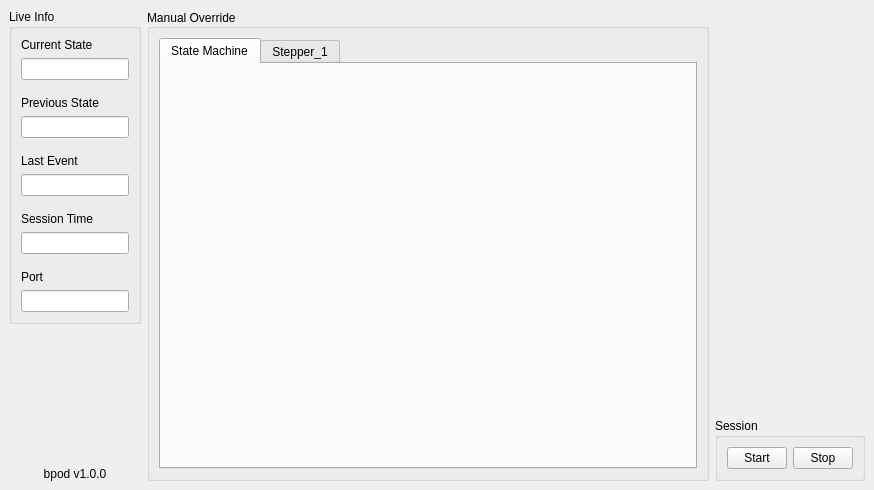
<?xml version="1.0" encoding="UTF-8"?>
<ui version="4.0">
 <class>MainWindow</class>
 <widget class="QMainWindow" name="MainWindow">
  <property name="windowModality">
   <enum>Qt::WindowModal</enum>
  </property>
  <property name="geometry">
   <rect>
    <x>0</x>
    <y>0</y>
    <width>874</width>
    <height>490</height>
   </rect>
  </property>
  <property name="windowTitle">
   <string>Bpod Console</string>
  </property>
  <widget class="QWidget" name="centralwidget">
   <property name="autoFillBackground">
    <bool>false</bool>
   </property>
   <property name="styleSheet">
    <string notr="true"/>
   </property>
   <layout class="QHBoxLayout" name="horizontalLayout">
    <item>
     <widget class="QFrame" name="verticalFrame">
      <property name="enabled">
       <bool>true</bool>
      </property>
      <property name="sizePolicy">
       <sizepolicy hsizetype="Fixed" vsizetype="Preferred">
        <horstretch>0</horstretch>
        <verstretch>0</verstretch>
       </sizepolicy>
      </property>
      <property name="minimumSize">
       <size>
        <width>0</width>
        <height>0</height>
       </size>
      </property>
      <property name="maximumSize">
       <size>
        <width>150</width>
        <height>16777215</height>
       </size>
      </property>
      <property name="frameShape">
       <enum>QFrame::NoFrame</enum>
      </property>
      <property name="lineWidth">
       <number>0</number>
      </property>
      <layout class="QVBoxLayout" name="verticalLayout_2">
       <property name="spacing">
        <number>0</number>
       </property>
       <property name="leftMargin">
        <number>0</number>
       </property>
       <property name="topMargin">
        <number>0</number>
       </property>
       <property name="rightMargin">
        <number>0</number>
       </property>
       <property name="bottomMargin">
        <number>0</number>
       </property>
       <item>
        <widget class="QGroupBox" name="groupBoxLiveInfo">
         <property name="sizePolicy">
          <sizepolicy hsizetype="Expanding" vsizetype="Fixed">
           <horstretch>0</horstretch>
           <verstretch>0</verstretch>
          </sizepolicy>
         </property>
         <property name="maximumSize">
          <size>
           <width>16777215</width>
           <height>16777215</height>
          </size>
         </property>
         <property name="title">
          <string>Live Info</string>
         </property>
         <layout class="QVBoxLayout" name="verticalLayout">
          <item>
           <widget class="QLabel" name="labelCurrentState">
            <property name="sizePolicy">
             <sizepolicy hsizetype="Expanding" vsizetype="Fixed">
              <horstretch>0</horstretch>
              <verstretch>0</verstretch>
             </sizepolicy>
            </property>
            <property name="text">
             <string>Current State</string>
            </property>
           </widget>
          </item>
          <item>
           <widget class="QLineEdit" name="lineEditCurrentState">
            <property name="enabled">
             <bool>true</bool>
            </property>
            <property name="sizePolicy">
             <sizepolicy hsizetype="Expanding" vsizetype="Fixed">
              <horstretch>0</horstretch>
              <verstretch>0</verstretch>
             </sizepolicy>
            </property>
            <property name="maximumSize">
             <size>
              <width>16777215</width>
              <height>16777215</height>
             </size>
            </property>
            <property name="mouseTracking">
             <bool>false</bool>
            </property>
            <property name="focusPolicy">
             <enum>Qt::NoFocus</enum>
            </property>
            <property name="acceptDrops">
             <bool>false</bool>
            </property>
            <property name="frame">
             <bool>true</bool>
            </property>
            <property name="readOnly">
             <bool>true</bool>
            </property>
            <property name="placeholderText">
             <string/>
            </property>
            <property name="clearButtonEnabled">
             <bool>false</bool>
            </property>
           </widget>
          </item>
          <item>
           <spacer name="verticalSpacer_2">
            <property name="orientation">
             <enum>Qt::Vertical</enum>
            </property>
            <property name="sizeType">
             <enum>QSizePolicy::Minimum</enum>
            </property>
            <property name="sizeHint" stdset="0">
             <size>
              <width>20</width>
              <height>10</height>
             </size>
            </property>
           </spacer>
          </item>
          <item>
           <widget class="QLabel" name="labelPreviousState">
            <property name="sizePolicy">
             <sizepolicy hsizetype="Expanding" vsizetype="Fixed">
              <horstretch>0</horstretch>
              <verstretch>0</verstretch>
             </sizepolicy>
            </property>
            <property name="text">
             <string>Previous State</string>
            </property>
           </widget>
          </item>
          <item>
           <widget class="QLineEdit" name="lineEditPreviousState">
            <property name="enabled">
             <bool>true</bool>
            </property>
            <property name="sizePolicy">
             <sizepolicy hsizetype="Expanding" vsizetype="Fixed">
              <horstretch>0</horstretch>
              <verstretch>0</verstretch>
             </sizepolicy>
            </property>
            <property name="mouseTracking">
             <bool>false</bool>
            </property>
            <property name="focusPolicy">
             <enum>Qt::NoFocus</enum>
            </property>
            <property name="acceptDrops">
             <bool>false</bool>
            </property>
            <property name="frame">
             <bool>true</bool>
            </property>
            <property name="readOnly">
             <bool>true</bool>
            </property>
            <property name="placeholderText">
             <string/>
            </property>
            <property name="clearButtonEnabled">
             <bool>false</bool>
            </property>
           </widget>
          </item>
          <item>
           <spacer name="verticalSpacer_3">
            <property name="orientation">
             <enum>Qt::Vertical</enum>
            </property>
            <property name="sizeType">
             <enum>QSizePolicy::Minimum</enum>
            </property>
            <property name="sizeHint" stdset="0">
             <size>
              <width>20</width>
              <height>10</height>
             </size>
            </property>
           </spacer>
          </item>
          <item>
           <widget class="QLabel" name="labelLastEvent">
            <property name="sizePolicy">
             <sizepolicy hsizetype="Expanding" vsizetype="Fixed">
              <horstretch>0</horstretch>
              <verstretch>0</verstretch>
             </sizepolicy>
            </property>
            <property name="text">
             <string>Last Event</string>
            </property>
           </widget>
          </item>
          <item>
           <widget class="QLineEdit" name="lineEditLastEvent">
            <property name="enabled">
             <bool>true</bool>
            </property>
            <property name="sizePolicy">
             <sizepolicy hsizetype="Expanding" vsizetype="Fixed">
              <horstretch>0</horstretch>
              <verstretch>0</verstretch>
             </sizepolicy>
            </property>
            <property name="mouseTracking">
             <bool>false</bool>
            </property>
            <property name="focusPolicy">
             <enum>Qt::NoFocus</enum>
            </property>
            <property name="acceptDrops">
             <bool>false</bool>
            </property>
            <property name="frame">
             <bool>true</bool>
            </property>
            <property name="readOnly">
             <bool>true</bool>
            </property>
            <property name="placeholderText">
             <string/>
            </property>
            <property name="clearButtonEnabled">
             <bool>false</bool>
            </property>
           </widget>
          </item>
          <item>
           <spacer name="verticalSpacer_4">
            <property name="orientation">
             <enum>Qt::Vertical</enum>
            </property>
            <property name="sizeType">
             <enum>QSizePolicy::Minimum</enum>
            </property>
            <property name="sizeHint" stdset="0">
             <size>
              <width>20</width>
              <height>10</height>
             </size>
            </property>
           </spacer>
          </item>
          <item>
           <widget class="QLabel" name="labelSessionTime">
            <property name="sizePolicy">
             <sizepolicy hsizetype="Expanding" vsizetype="Fixed">
              <horstretch>0</horstretch>
              <verstretch>0</verstretch>
             </sizepolicy>
            </property>
            <property name="text">
             <string>Session Time</string>
            </property>
           </widget>
          </item>
          <item>
           <widget class="QLineEdit" name="lineEditSessionTime">
            <property name="enabled">
             <bool>true</bool>
            </property>
            <property name="sizePolicy">
             <sizepolicy hsizetype="Expanding" vsizetype="Fixed">
              <horstretch>0</horstretch>
              <verstretch>0</verstretch>
             </sizepolicy>
            </property>
            <property name="mouseTracking">
             <bool>false</bool>
            </property>
            <property name="focusPolicy">
             <enum>Qt::NoFocus</enum>
            </property>
            <property name="acceptDrops">
             <bool>false</bool>
            </property>
            <property name="text">
             <string/>
            </property>
            <property name="frame">
             <bool>true</bool>
            </property>
            <property name="readOnly">
             <bool>true</bool>
            </property>
            <property name="placeholderText">
             <string/>
            </property>
            <property name="clearButtonEnabled">
             <bool>false</bool>
            </property>
           </widget>
          </item>
          <item>
           <spacer name="verticalSpacer_5">
            <property name="orientation">
             <enum>Qt::Vertical</enum>
            </property>
            <property name="sizeType">
             <enum>QSizePolicy::Minimum</enum>
            </property>
            <property name="sizeHint" stdset="0">
             <size>
              <width>20</width>
              <height>10</height>
             </size>
            </property>
           </spacer>
          </item>
          <item>
           <widget class="QLabel" name="labelPort">
            <property name="sizePolicy">
             <sizepolicy hsizetype="Expanding" vsizetype="Fixed">
              <horstretch>0</horstretch>
              <verstretch>0</verstretch>
             </sizepolicy>
            </property>
            <property name="text">
             <string>Port</string>
            </property>
           </widget>
          </item>
          <item>
           <widget class="QLineEdit" name="lineEditPort">
            <property name="enabled">
             <bool>true</bool>
            </property>
            <property name="sizePolicy">
             <sizepolicy hsizetype="Expanding" vsizetype="Fixed">
              <horstretch>0</horstretch>
              <verstretch>0</verstretch>
             </sizepolicy>
            </property>
            <property name="mouseTracking">
             <bool>false</bool>
            </property>
            <property name="focusPolicy">
             <enum>Qt::NoFocus</enum>
            </property>
            <property name="acceptDrops">
             <bool>false</bool>
            </property>
            <property name="frame">
             <bool>true</bool>
            </property>
            <property name="readOnly">
             <bool>true</bool>
            </property>
            <property name="placeholderText">
             <string/>
            </property>
            <property name="clearButtonEnabled">
             <bool>false</bool>
            </property>
           </widget>
          </item>
         </layout>
        </widget>
       </item>
       <item>
        <spacer name="verticalSpacer">
         <property name="orientation">
          <enum>Qt::Vertical</enum>
         </property>
         <property name="sizeHint" stdset="0">
          <size>
           <width>20</width>
           <height>40</height>
          </size>
         </property>
        </spacer>
       </item>
       <item>
        <widget class="QLabel" name="labelVersion">
         <property name="sizePolicy">
          <sizepolicy hsizetype="MinimumExpanding" vsizetype="Fixed">
           <horstretch>0</horstretch>
           <verstretch>0</verstretch>
          </sizepolicy>
         </property>
         <property name="minimumSize">
          <size>
           <width>0</width>
           <height>0</height>
          </size>
         </property>
         <property name="maximumSize">
          <size>
           <width>16777215</width>
           <height>16777215</height>
          </size>
         </property>
         <property name="text">
          <string>bpod v1.0.0</string>
         </property>
         <property name="alignment">
          <set>Qt::AlignCenter</set>
         </property>
        </widget>
       </item>
      </layout>
     </widget>
    </item>
    <item>
     <widget class="QGroupBox" name="groupBoxManualOverride">
      <property name="sizePolicy">
       <sizepolicy hsizetype="MinimumExpanding" vsizetype="MinimumExpanding">
        <horstretch>0</horstretch>
        <verstretch>0</verstretch>
       </sizepolicy>
      </property>
      <property name="minimumSize">
       <size>
        <width>550</width>
        <height>450</height>
       </size>
      </property>
      <property name="styleSheet">
       <string notr="true"/>
      </property>
      <property name="title">
       <string>Manual Override</string>
      </property>
      <property name="alignment">
       <set>Qt::AlignLeading|Qt::AlignLeft|Qt::AlignVCenter</set>
      </property>
      <property name="flat">
       <bool>true</bool>
      </property>
      <layout class="QVBoxLayout" name="verticalLayout_3">
       <item>
        <widget class="QTabWidget" name="tabWidget">
         <property name="accessibleName">
          <string/>
         </property>
         <property name="tabPosition">
          <enum>QTabWidget::North</enum>
         </property>
         <property name="tabShape">
          <enum>QTabWidget::Rounded</enum>
         </property>
         <property name="currentIndex">
          <number>0</number>
         </property>
         <property name="documentMode">
          <bool>false</bool>
         </property>
         <property name="tabsClosable">
          <bool>false</bool>
         </property>
         <property name="movable">
          <bool>false</bool>
         </property>
         <property name="tabBarAutoHide">
          <bool>false</bool>
         </property>
         <widget class="QWidget" name="tab">
          <attribute name="title">
           <string>State Machine</string>
          </attribute>
         </widget>
         <widget class="QWidget" name="tab_2">
          <attribute name="title">
           <string>Stepper_1</string>
          </attribute>
         </widget>
        </widget>
       </item>
      </layout>
     </widget>
    </item>
    <item>
     <widget class="QFrame" name="verticalFrame_2">
      <property name="sizePolicy">
       <sizepolicy hsizetype="Fixed" vsizetype="Preferred">
        <horstretch>0</horstretch>
        <verstretch>0</verstretch>
       </sizepolicy>
      </property>
      <property name="minimumSize">
       <size>
        <width>150</width>
        <height>0</height>
       </size>
      </property>
      <property name="maximumSize">
       <size>
        <width>150</width>
        <height>16777215</height>
       </size>
      </property>
      <property name="lineWidth">
       <number>0</number>
      </property>
      <layout class="QVBoxLayout" name="verticalLayout_4">
       <property name="spacing">
        <number>0</number>
       </property>
       <property name="leftMargin">
        <number>0</number>
       </property>
       <property name="topMargin">
        <number>0</number>
       </property>
       <property name="rightMargin">
        <number>0</number>
       </property>
       <property name="bottomMargin">
        <number>0</number>
       </property>
       <item>
        <spacer name="verticalSpacer_6">
         <property name="orientation">
          <enum>Qt::Vertical</enum>
         </property>
         <property name="sizeHint" stdset="0">
          <size>
           <width>20</width>
           <height>40</height>
          </size>
         </property>
        </spacer>
       </item>
       <item>
        <widget class="QGroupBox" name="groupBox">
         <property name="title">
          <string>Session</string>
         </property>
         <layout class="QHBoxLayout" name="horizontalLayout_2">
          <item>
           <widget class="QPushButton" name="pushButton">
            <property name="text">
             <string>Start</string>
            </property>
           </widget>
          </item>
          <item>
           <widget class="QPushButton" name="pushButton_2">
            <property name="text">
             <string>Stop</string>
            </property>
           </widget>
          </item>
         </layout>
        </widget>
       </item>
      </layout>
     </widget>
    </item>
   </layout>
  </widget>
 </widget>
 <resources/>
 <connections/>
</ui>
